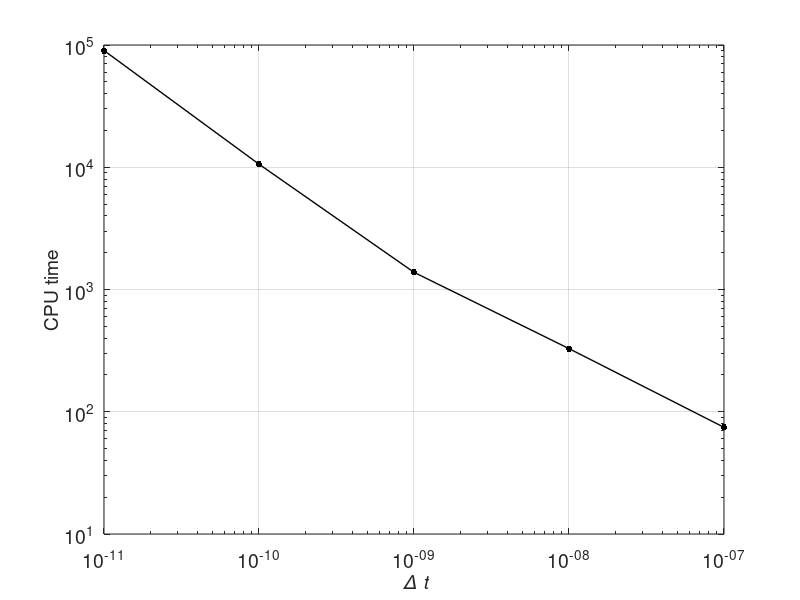

The MATLAB script that drew this image:
%% This code plots the CPU time calculated for simulations using 
% We = 0.001, alpha = 4, ddam = 0.1, th = 10^10 s and different t-steps
% Used to produce figure 6: CPU_time

path = '/home/danserev/Documents/Rheolef/SEISMAZE/article1/faille/We_0_001/CPU_time/';


dt = [10^4 10^5 10^6 10^7 10^8]./10^15; %s
CPU = [90133.8 10592.1 1382.21 328.46 74.5621]; %s 


figure1 = figure;
axes1 = axes('Parent',figure1, 'FontSize', 14);
box(axes1,'on');
set(axes1,'XMinorTick','on','XScale','log','YMinorTick','on','YScale','log', 'XGrid', 'on', 'YGrid','on');
xlabel('\it \Delta t', 'FontSize', 14);
ylabel('CPU time','FontSize', 14);

hold(axes1,'on');

loglog(dt,CPU, 'Color', 'k', 'LineWidth', 1.0, 'Marker', '.', 'MarkerSize', 15);

saveas(figure1, [path, 'CPU_time.pdf']);